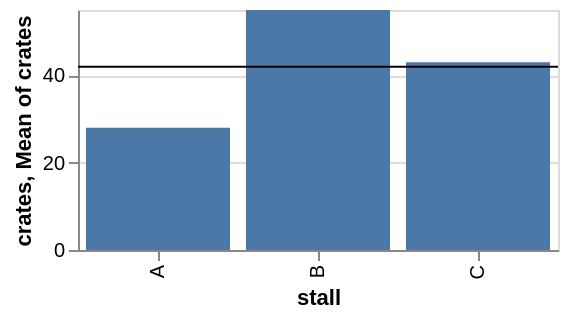

Write a Vega-Lite specification for this figure.
### Vega-Lite specification from a JSON file in a GitHub repository (floating-point values rounded to 4 significant figures)
{"$schema": "https://vega.github.io/schema/vega-lite/v5.json", "width": 240, "height": 120, "data": {"values": [{"stall": "A", "crates": 28}, {"stall": "B", "crates": 55}, {"stall": "C", "crates": 43}]}, "layer": [{"mark": "bar", "encoding": {"x": {"field": "stall", "type": "nominal"}, "y": {"field": "crates", "type": "quantitative"}}}, {"mark": "rule", "encoding": {"y": {"aggregate": "mean", "field": "crates", "type": "quantitative"}}}]}
